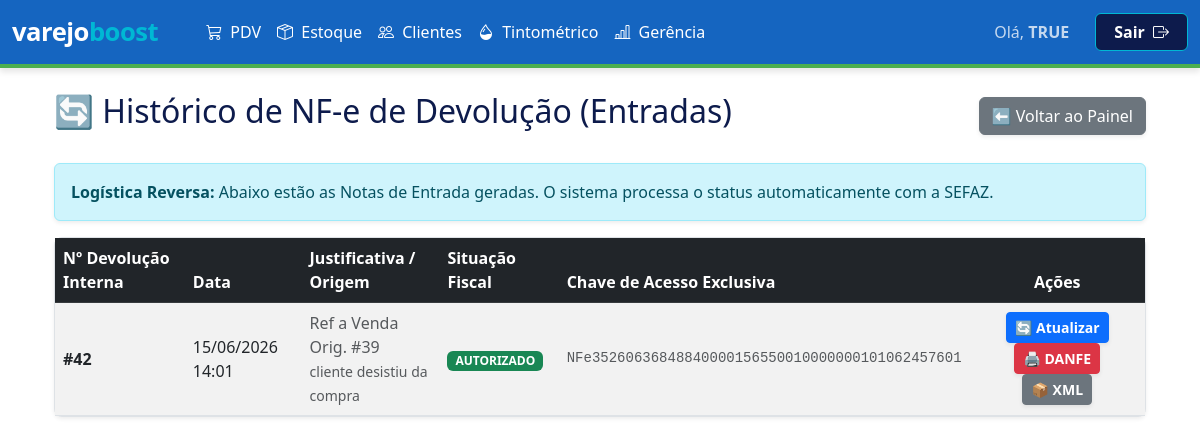
Before: /gerenciapainel/devolucoes/ (signed in) with the older database file.
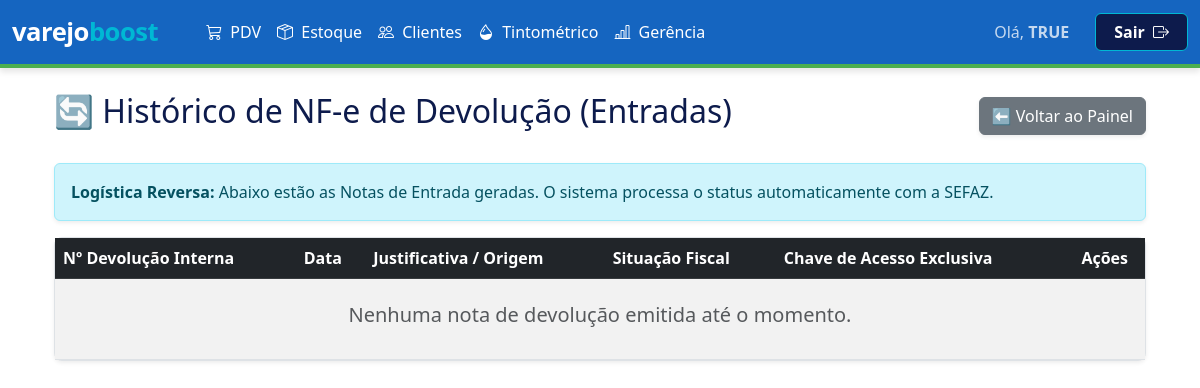
After: the same page with the newer database file.
### inventario/models.py (models this page shows)
class Vendas(models.Model):
    data_venda = models.DateTimeField(default=timezone.now)
    valor_total = models.DecimalField(max_digits=10, decimal_places=2, default=0.00)
    valor_desconto = models.DecimalField(max_digits=10, decimal_places=2, default=0.00)
    status = models.CharField(max_length=20, default='VENDA')
    troco = models.DecimalField(max_digits=10, decimal_places=2, default=0.00)
    pagamentos_texto = models.TextField(blank=True, null=True)
    cliente = models.CharField(max_length=255, blank=True, null=True)
    indicante = models.CharField(max_length=255, blank=True, null=True)
    vendedor = models.CharField(max_length=100, blank=True, null=True)
    cupom_texto = models.TextField(blank=True, null=True)
    status_fiscal = models.CharField(max_length=50, default='SEM_NOTA')
    chave_acesso = models.CharField(max_length=50, blank=True, null=True)
    numero_nota = models.CharField(max_length=20, blank=True, null=True)
    motivo_erro = models.TextField(blank=True, null=True)
    arquivo_pdf = models.FileField(upload_to='notas_fiscais/pdfs/', blank=True, null=True)
    arquivo_xml = models.FileField(upload_to='notas_fiscais/xmls/', blank=True, null=True)
    modelo_fiscal = models.CharField(max_length=10, blank=True, null=True) # '55' para NF-e, '65' para NFC-e
    class Meta: db_table = 'inventario_vendas'

### inventario/views/gerencia.py (the view)
# urls.py: path('gerenciapainel/devolucoes/', gerencia.tela_devolucoes, name='tela_devolucoes'),
def tela_devolucoes(request):
    if 'usuario_logado' not in request.session:
        return redirect('login')
    devolucoes_emitidas = Vendas.objects.filter(status='DEVOLUCAO_ENTRADA').order_by('-id')
    contexto = {
        'devolucoes': devolucoes_emitidas
    }
    return render(request, 'inventario/devolucoes.html', contexto)

### inventario/templates/inventario/devolucoes.html (shortened to what this page needs)
{% extends 'inventario/base.html' %}
{% block content %}
<div class="container mt-4">
    <div class="d-flex justify-content-between align-items-center mb-4">
        <h2>🔄 Histórico de NF-e de Devolução (Entradas)</h2>
        <a href="{% url 'tela_painel_gerencia' %}" class="btn btn-secondary shadow-sm">⬅️ Voltar ao Painel</a>
    </div>
    <div class="alert alert-info shadow-sm">
        <strong>Logística Reversa:</strong> Abaixo estão as Notas de Entrada geradas. O sistema processa o status automaticamente com a SEFAZ.
    </div>
    <div class="card shadow-sm border-0">
        <div class="card-body p-0">
            <div class="table-responsive">
                <table class="table table-striped table-hover mb-0 align-middle">
                    <thead class="table-dark">
                        <tr>
                            <th>Nº Devolução Interna</th>
                            <th>Data</th>
                            <th>Justificativa / Origem</th>
                            <th>Situação Fiscal</th>
                            <th>Chave de Acesso Exclusiva</th>
                            <th class="text-center">Ações</th>
                        </tr>
                    </thead>
                    <tbody>
                        {% for dev in devolucoes %}
                        <tr>
                            <td class="fw-bold">#{{ dev.id }}</td>
                            <td>{{ dev.data_venda|date:"d/m/Y H:i" }}</td>
                            <td class="text-muted">{{ dev.numero_nota }}<br><small>{{ dev.motivo_erro }}</small></td>
                            <td>
                                <span id="badge-status-{{ dev.id }}" data-status="{{ dev.status_fiscal }}" class="badge
                                    {% if dev.status_fiscal == 'AUTORIZADO' or dev.status_fiscal == 'AUTORIZADA' %}bg-success
                                    {% elif dev.status_fiscal == 'ERRO' or dev.status_fiscal == 'REJEITADO' or dev.status_fiscal == 'ERRO_AUTORIZACAO' %}bg-danger
                                    {% else %}bg-warning text-dark{% endif %} px-2 py-1 auto-reload-target">
                                    {{ dev.status_fiscal }}
                                </span>
                            </td>
                            <td id="chave-{{ dev.id }}" class="small text-muted font-monospace">{{ dev.chave_acesso|default:"Aguardando Sefaz..." }}</td>
                            <td class="text-center">
                                <button class="btn btn-primary btn-sm mx-1 fw-bold shadow-sm" onclick="consultarStatusNfe({{ dev.id }})" title="Sincronizar">
                                    🔄 Atualizar
                                </button>
                                <div id="acoes-autorizadas-{{ dev.id }}" class="d-inline-block {% if dev.status_fiscal != 'AUTORIZADO' and dev.status_fiscal != 'AUTORIZADA' %}d-none{% endif %}">
                                    <button onclick="visualizarPdf({{ dev.id }})" class="btn btn-danger btn-sm mx-1 fw-bold shadow-sm">
                                        🖨️ DANFE
                                    </button>
                                    <button onclick="visualizarXml({{ dev.id }})" class="btn btn-secondary btn-sm mx-1 fw-bold shadow-sm">
                                        📦 XML
                                    </button>
                                </div>
                            </td>
                        </tr>
                        {% empty %}
                        <tr>
                            <td colspan="6" class="text-center py-4 text-muted">
                                <h5>Nenhuma nota de devolução emitida até o momento.</h5>
                            </td>
                        </tr>
                        {% endfor %}
                    </tbody>
                </table>
            </div>
        </div>
    </div>
</div>
{% endblock %}

Changed rows visible on the page:
removed Vendas: id "42", data_venda "15/06/2026 14:01", numero_nota "Ref a Venda Orig. #39", motivo_erro "cliente desistiu da compra", status_fiscal "AUTORIZADO", chave_acesso "NFe35260636848840000156550010000000101062457601"
Other visible differences:
text now shown: "Nenhuma nota de devolução emitida até o momento."
